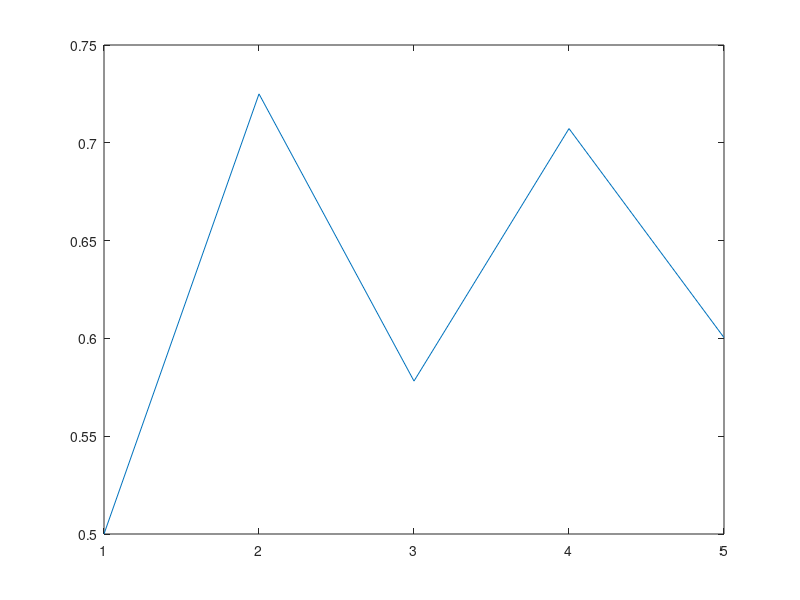

Source code (MATLAB):
clc;
clear;
%{
Use MATLAB to generate the first 100 terms in the sequence a(n) define recursively by
 a[n+1] = p * a[n] * (1 - a[n])
with p=2.9 and a(1) = 0.5.
After you obtain the sequence, plot the sequence.
%}


p = 2.9;
n = input("Enter n: ");

a = zeros(1, n);
a(1) = 0.5;
for i = 2:n
    a(i) = p * a(i-1) * (1 - a(i-1));
end

disp(a);
plot(a);


